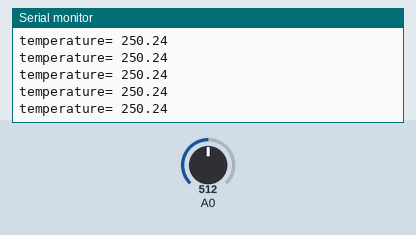
Recording of a sketch running on a simulated Arduino Uno, built with avr-gcc and run on an emulated ATmega328P. On the bench: the last lines printed to the serial monitor. Inputs (shaded band) come from the test bench; at power-on: A0 = 512.

Above: at 1.2 s.
1.3 s: A0 set to 716
At 1.31 s:
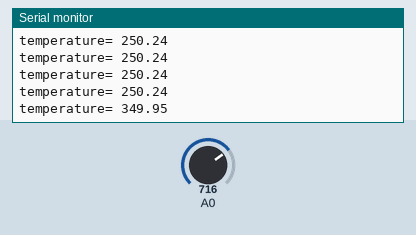
2.8 s: A0 set to 900
At 2.82 s:
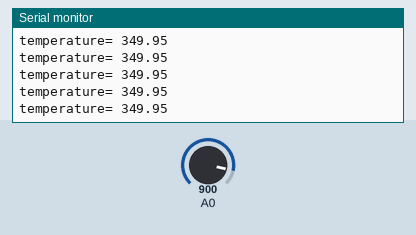
Timing chart, 0 to 5.8 s (numbered marks = the images above; inputs shaded):
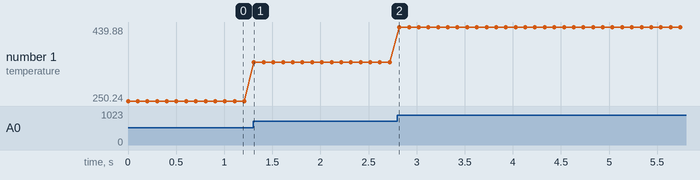

Measured:
- after the input at 1.3 s, the serial monitor: prints a new line at once (image 1)
- plotted number 1: 250.24 → 349.95 after the input at 1.3 s, 349.95 → 439.88 after the input at 2.8 s

The sketch:

Temperature_Sensor.ino
```cpp
float vout;
float tempC;
void setup(){
  Serial.begin(9600);
}
void loop(){
  vout=analogRead(A0);
  tempC=(vout*500)/1023;
  Serial.print("temperature= ");
  Serial.println(tempC);
  delay(100);
}
```
